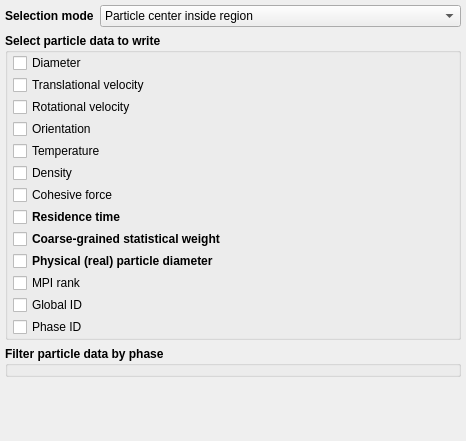
                 <widget class="QWidget" name="scrollarea_particle_contents">
                  <property name="geometry">
                   <rect>
                    <x>0</x>
                    <y>0</y>
                    <width>466</width>
                    <height>441</height>
                   </rect>
                  </property>
                  <layout class="QGridLayout" name="gridLayout_13" columnstretch="0,1">
                   <property name="leftMargin">
                    <number>5</number>
                   </property>
                   <property name="topMargin">
                    <number>5</number>
                   </property>
                   <property name="rightMargin">
                    <number>5</number>
                   </property>
                   <property name="bottomMargin">
                    <number>0</number>
                   </property>
                   <item row="0" column="0">
                    <widget class="QLabel" name="label_vtk_select_mode">
                     <property name="font">
                      <font>
                       <weight>75</weight>
                       <bold>true</bold>
                      </font>
                     </property>
                     <property name="text">
                      <string>Selection mode</string>
                     </property>
                    </widget>
                   </item>
                   <item row="0" column="1">
                    <widget class="ComboBox" name="combobox_vtk_select_mode">
                     <item>
                      <property name="text">
                       <string>Particle center inside region</string>
                      </property>
                     </item>
                     <item>
                      <property name="text">
                       <string>Entire particle inside region</string>
                      </property>
                     </item>
                     <item>
                      <property name="text">
                       <string>Particle intersects region</string>
                      </property>
                     </item>
                    </widget>
                   </item>
                   <item row="1" column="0" colspan="2">
                    <widget class="QGroupBox" name="groupbox_particle_data">
                     <property name="font">
                      <font>
                       <weight>75</weight>
                       <bold>true</bold>
                      </font>
                     </property>
                     <property name="title">
                      <string>Select particle data to write</string>
                     </property>
                     <property name="flat">
                      <bool>true</bool>
                     </property>
                     <layout class="QGridLayout" name="gridLayout_10" columnstretch="0">
                      <property name="leftMargin">
                       <number>5</number>
                      </property>
                      <property name="topMargin">
                       <number>0</number>
                      </property>
                      <property name="rightMargin">
                       <number>5</number>
                      </property>
                      <property name="bottomMargin">
                       <number>0</number>
                      </property>
                      <property name="horizontalSpacing">
                       <number>0</number>
                      </property>
                      <property name="verticalSpacing">
                       <number>2</number>
                      </property>
                      <item row="9" column="0">
                       <widget class="CheckBox" name="checkbox_keyword_vtk_part_physical_diameter_args_VTK">
                        <property name="text">
                         <string>Physical (real) particle diameter</string>
                        </property>
                       </widget>
                      </item>
                      <item row="13" column="0">
                       <widget class="CheckBox" name="checkbox_keyword_vtk_part_phase_id_args_VTK">
                        <property name="font">
                         <font>
                          <weight>50</weight>
                          <bold>false</bold>
                         </font>
                        </property>
                        <property name="text">
                         <string>Phase ID</string>
                        </property>
                       </widget>
                      </item>
                      <item row="4" column="0">
                       <widget class="CheckBox" name="checkbox_keyword_vtk_part_temp_args_VTK">
                        <property name="font">
                         <font>
                          <weight>50</weight>
                          <bold>false</bold>
                         </font>
                        </property>
                        <property name="text">
                         <string>Temperature</string>
                        </property>
                       </widget>
                      </item>
                      <item row="5" column="0">
                       <widget class="CheckBox" name="checkbox_keyword_vtk_part_density_args_VTK">
                        <property name="font">
                         <font>
                          <weight>50</weight>
                          <bold>false</bold>
                         </font>
                        </property>
                        <property name="text">
                         <string>Density</string>
                        </property>
                       </widget>
                      </item>
                      <item row="2" column="0">
                       <widget class="CheckBox" name="checkbox_keyword_vtk_part_angular_vel_args_VTK">
                        <property name="font">
                         <font>
                          <weight>50</weight>
                          <bold>false</bold>
                         </font>
                        </property>
                        <property name="text">
                         <string>Rotational velocity</string>
                        </property>
                       </widget>
                      </item>
                      <item row="6" column="0">
                       <widget class="CheckBox" name="checkbox_keyword_vtk_part_cohesion_args_VTK">
                        <property name="font">
                         <font>
                          <weight>50</weight>
                          <bold>false</bold>
                         </font>
                        </property>
                        <property name="text">
                         <string>Cohesive force</string>
                        </property>
                       </widget>
                      </item>
                      <item row="3" column="0">
                       <widget class="CheckBox" name="checkbox_keyword_vtk_part_orientation_args_VTK">
                        <property name="font">
                         <font>
                          <weight>50</weight>
                          <bold>false</bold>
                         </font>
                        </property>
                        <property name="text">
                         <string>Orientation</string>
                        </property>
                       </widget>
                      </item>
                      <item row="12" column="0">
                       <widget class="CheckBox" name="checkbox_keyword_vtk_part_id_args_VTK">
                        <property name="font">
                         <font>
                          <weight>50</weight>
                          <bold>false</bold>
                         </font>
                        </property>
                        <property name="text">
                         <string>Global ID</string>
                        </property>
                       </widget>
                      </item>
                      <item row="1" column="0">
                       <widget class="CheckBox" name="checkbox_keyword_vtk_part_vel_args_VTK">
                        <property name="font">
                         <font>
                          <weight>50</weight>
                          <bold>false</bold>
                         </font>
                        </property>
                        <property name="text">
                         <string>Translational velocity</string>
                        </property>
                       </widget>
                      </item>
                      <item row="0" column="0">
                       <widget class="CheckBox" name="checkbox_keyword_vtk_part_diameter_args_VTK">
                        <property name="font">
                         <font>
                          <weight>50</weight>
                          <bold>false</bold>
                         </font>
                        </property>
                        <property name="text">
                         <string>Diameter</string>
                        </property>
                       </widget>
                      </item>
                      <item row="8" column="0">
                       <widget class="CheckBox" name="checkbox_keyword_vtk_part_cgp_stat_wt_args_VTK">
                        <property name="text">
                         <string>Coarse-grained statistical weight</string>
                        </property>
                       </widget>
                      </item>
                      <item row="11" column="0">
                       <widget class="CheckBox" name="checkbox_keyword_vtk_part_rank_args_VTK">
                        <property name="font">
                         <font>
                          <weight>50</weight>
                          <bold>false</bold>
                         </font>
                        </property>
                        <property name="text">
                         <string>MPI rank</string>
                        </property>
                       </widget>
                      </item>
                      <item row="7" column="0">
                       <widget class="CheckBox" name="checkbox_keyword_vtk_part_residence_time_args_VTK">
                        <property name="text">
                         <string>Residence time</string>
                        </property>
                       </widget>
                      </item>
                     </layout>
                    </widget>
                   </item>
                   <item row="3" column="0">
                    <spacer name="spacer_particle_data">
                     <property name="orientation">
                      <enum>Qt::Vertical</enum>
                     </property>
                     <property name="sizeHint" stdset="0">
                      <size>
                       <width>20</width>
                       <height>20</height>
                      </size>
                     </property>
                    </spacer>
                   </item>
                   <item row="2" column="0" colspan="2">
                    <widget class="QGroupBox" name="groupbox_select_particle_data">
                     <property name="font">
                      <font>
                       <weight>75</weight>
                       <bold>true</bold>
                      </font>
                     </property>
                     <property name="title">
                      <string>Filter particle data by phase</string>
                     </property>
                     <property name="flat">
                      <bool>true</bool>
                     </property>
                     <layout class="QGridLayout" name="gridLayout_18">
                      <property name="leftMargin">
                       <number>5</number>
                      </property>
                      <property name="topMargin">
                       <number>0</number>
                      </property>
                      <property name="rightMargin">
                       <number>5</number>
                      </property>
                      <property name="bottomMargin">
                       <number>0</number>
                      </property>
                      <property name="horizontalSpacing">
                       <number>0</number>
                      </property>
                      <property name="verticalSpacing">
                       <number>2</number>
                      </property>
                     </layout>
                    </widget>
                   </item>
                  </layout>
                 </widget>
